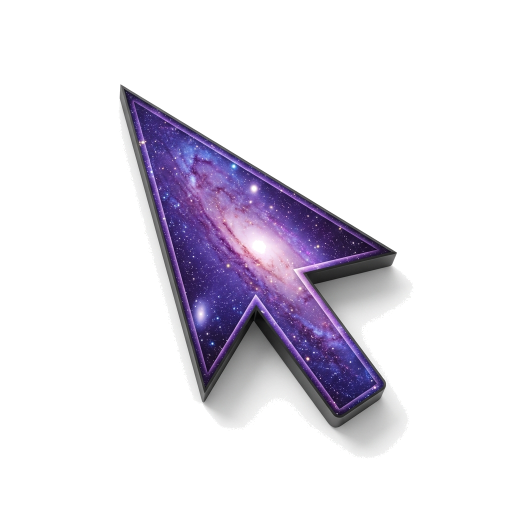
#> input picture galaxy_cursor.png, 1024 x 1024 px (shown at 1/2 size)
$ python resize_cursor.py
#> lines starting #> are read from the running program, lines starting #| are printed output that depends on the picture
from PIL import Image

input_path = 'galaxy_cursor.png'
output_path = 'cursor.png'

try:
    img = Image.open(input_path)
#> img is the input picture: PIL image 1024x1024 RGBA; mean R, G, B, A 226.5, 222.6, 232.2, 57.5
    img = img.resize((32, 32), Image.Resampling.LANCZOS)
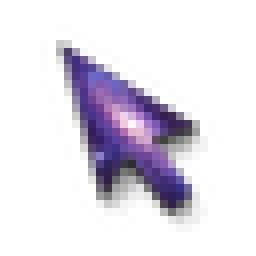
#> img: PIL image 32x32 RGBA (shown 8 times larger); mean R, G, B, A 49.8, 45.5, 56.6, 57.6; transparent parts drawn white
    img.save(output_path)
    print("Cursor resized successfully.")
except Exception as e:
    print(f"Error: {e}")

$ run again, with hero_image_transparent.png copied over galaxy_cursor.png
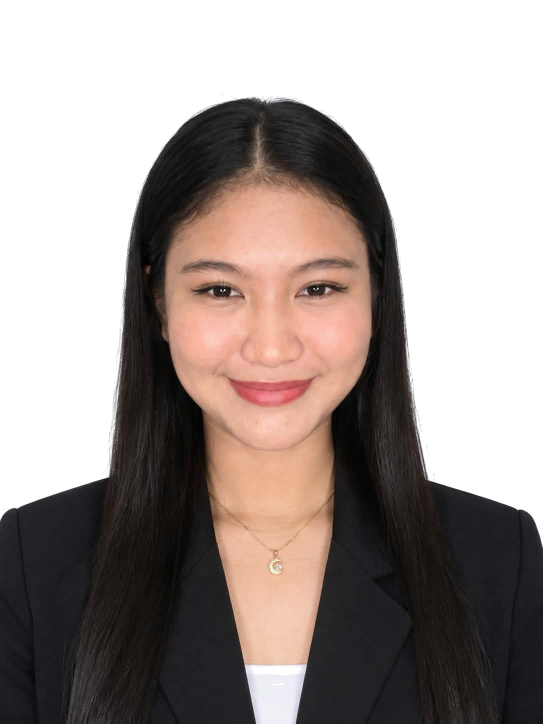
#> input picture hero_image_transparent.png, 1086 x 1448 px (shown at 1/2 size)
#> img is the input picture: PIL image 1086x1448 RGBA; mean R, G, B, A 159.5, 149.3, 145.5, 148.3
#> `img = img.resize((32, 32), Image.Resampling.LANCZOS)`:
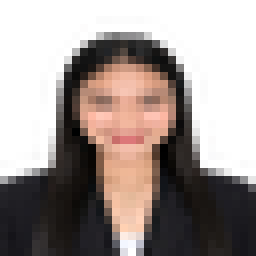
#> img: PIL image 32x32 RGBA (shown 8 times larger); mean R, G, B, A 60.9, 50.4, 46.7, 148.3; transparent parts drawn white
